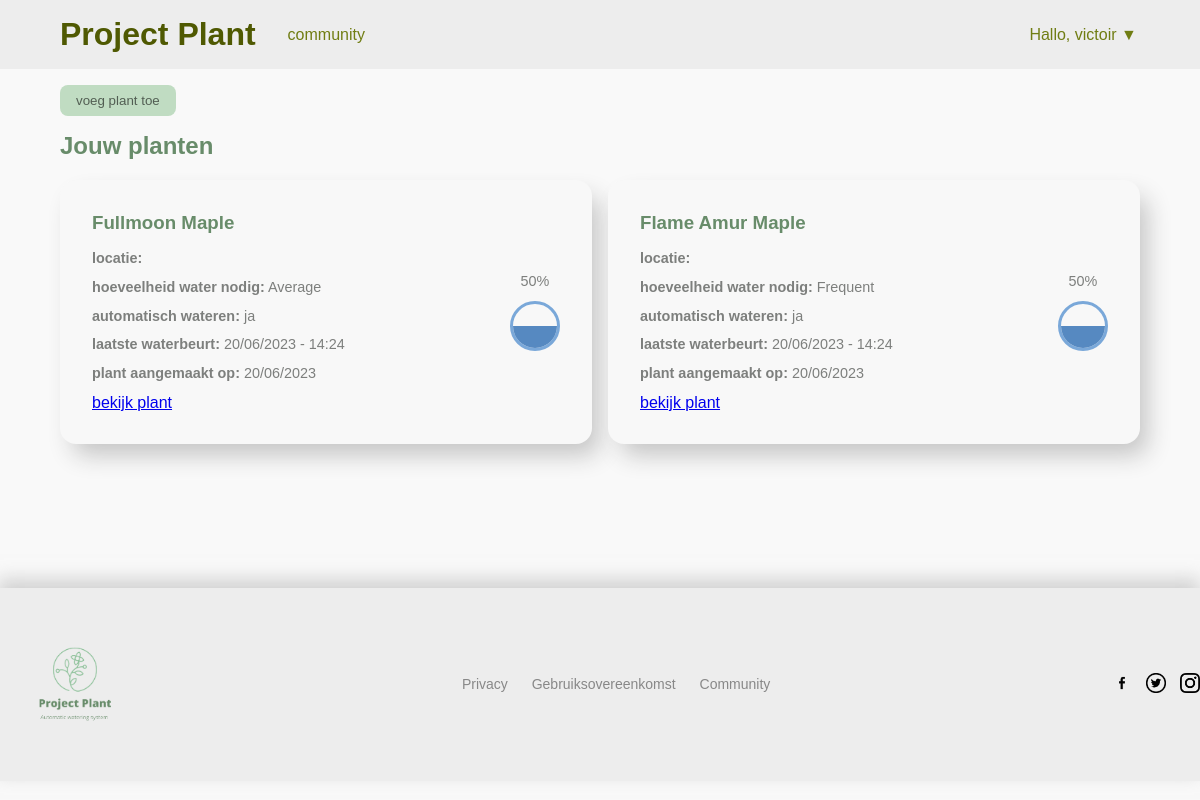
The page / (signed in) on the database its author committed.
### models.py (models this page shows)
class User(db.Model):
    __tablename__ = 'users'
    id = db.Column(db.Integer, primary_key=True)
    username = db.Column(db.String(50))
    password = db.Column(db.String)
    created_at = db.Column(db.DateTime)
    updated_at = db.Column(db.DateTime)

class MyPlant(db.Model):
    __tablename__ = 'mijnPlanten'
    id = db.Column(db.Integer, primary_key=True)
    plant_id = db.Column(db.Integer, db.ForeignKey('planten.id'))
    plant = db.relationship('Plant', backref='mijnPlanten')
    user_id = db.Column(db.Integer, db.ForeignKey('users.id'))
    user = db.relationship('User', backref='mijnPlanten')
    location = db.Column(db.String)
    last_watered = db.Column(db.DateTime)
    automatic_watering = db.Column(db.Boolean)
    created_at = db.Column(db.DateTime)
    updated_at = db.Column(db.DateTime)

class Plant(db.Model):
    __tablename__ = 'planten'
    id = db.Column(db.Integer, primary_key=True)
    name = db.Column(db.String(50))
    watering = db.Column(db.String)

### app.py (the view)
@app.route('/')
def index():
    plants = Plant.query.all()
    user = User.query.filter_by(id=session['user_id']).first()
    mijn_planten = MyPlant.query.filter_by(user_id=session['user_id']).all()
    return render_template('index.html', plants=plants, mijn_planten=mijn_planten, user=user)

### app.py (called while the page is built)
@app.before_request
def require_login():
    protected_routes = ['index', 'add-plant']  # Add the names of your protected routes here
    if request.endpoint in protected_routes and 'user_id' not in session:
        return redirect(url_for('login'))

### templates/index.html (shortened to what this page needs)
<!DOCTYPE html>
<html>
<head>
    <link rel="stylesheet" href="{{ url_for('static', filename='css/style.css') }}">
</head>
<body>
    {% block content %}
        {% include 'components/header.html' %}
        <main>
            <div class="addplant">
                <form action="/add-plant">
                    <button type="submit">voeg plant toe</button>
                </form>
            </div>
            <h2>Jouw planten</h2>
            <div id="card-container" class="card__container">
                {% for mijnPlant in mijn_planten %}
                    <div class="card druppelCard" id="plant{{ mijnPlant.id }}" data-percent="50">
                        <div class="info">
                            <h3>{{ mijnPlant.plant.name }}</h3>
                            <p><span class="b">locatie:</span> {{ mijnPlant.location}}</p>
                            <p><span class="b">hoeveelheid water nodig:</span> {{ mijnPlant.plant.watering }}</p>
                            {% if mijnPlant.automatic_watering %}
                                <p><span class="b">automatisch wateren: </span>ja</p>
                            {% else %}
                                <p><span class="b">automatisch wateren: </span>nee</p>
                            {% endif %}
                            <p><span class="b">laatste waterbeurt: </span>{{ mijnPlant.last_watered.strftime('%d/%m/%Y - %H:%M') }}</p>
                            <p><span class="b">plant aangemaakt op:</span> {{ mijnPlant.created_at.strftime('%d/%m/%Y') }}</p>
                            <a href="/plant/{{mijnPlant.id}}">bekijk plant</a>
                        </div>
                        <div class="waterLvl">
                            <p>50%</p>
                            <div class="drop" >
                                <div class="fill" id="{{mijnPlant.id}}"></div>
                            </div>
                        </div>
                    </div>
                {% endfor %}
            </div>
        </main>
        {% include 'components/footer.html' %}
    {% endblock %}
</body>
</html>

### templates/components/header.html (shortened to what this page needs)
{% extends 'index.html' %}
{% block content %}
<header>
  <div>
    <div class="header_nav">
      <h1><a href="/">Project Plant</a> </h1>
      <a href="/feed">community</a>
    </div>
    <div class="dropdown">
        <label for="dropdown-toggle" class="dropdown-label">Hallo, {{ user.username }} ▼</label>
    </div>
  </div>
</header>
{% endblock %}

### templates/components/footer.html
{% extends 'index.html' %}
{% block content %}
<footer>
  <div class="footer-container">
      <div class="logo">
          <img src="{{ url_for('static', filename='images/plantBG.png') }}" alt="Logo">
      </div>
      <div class="links">
          <a href="/privacy">Privacy</a>
          <a href="/gebruiksovereenkomst">Gebruiksovereenkomst</a>
          <a href="/gemeenschap">Community</a>
      </div>
      <div class="social-media">
          <a href="#"><img src="{{ url_for('static', filename='images/facebook.png') }}" alt="Facebook"></a>
          <a href="#"><img src="{{ url_for('static', filename='images/twitter.png') }}" alt="Twitter"></a>
          <a href="#"><img src="{{ url_for('static', filename='images/instagram.png') }}" alt="Instagram"></a>
      </div>
  </div>
</footer>
{% endblock %}

### static/css/style.css (style rules this page uses)
* { margin: 0; padding: 0; box-sizing: border-box; }
body { font-family: "Poppins", sans-serif; background-color: #f9f9f9; color: #333; }
main { width: 90%; margin: 0 auto; }
.drop { width: 50px; height: 50px; border-radius: 50%; border: 3px solid rgb(122, 168, 217); transform: rotate(0deg); overflow: hidden; }
.fill { position: absolute; bottom: 0; width: 150%; height: 0; background-color: rgb(86, 137, 193); transition: height 0.3s ease-in-out; }
.card__container { margin: 0 auto; position: relative; display: flex; gap: 1rem; flex-wrap: wrap; align-items: center; }
.card { background-color: #f8f8f8; border-radius: 1rem; margin-top: 20px; width: 30rem; flex-grow: 1; padding: 2rem 2rem; display: flex; justify-content: space-between; -webkit-box-shadow: 10px 14px 24px -3px rgba(196,196,196,1); -moz-box-shadow: 10px 14px 24px -3px rgba(196,196,196,1); box-shadow: 10px 14px 24px -3px rgba(196,196,196,1); }
.waterLvl { display: flex; flex-direction: column; align-items: center; justify-content: center; }
.card p { margin-bottom: .8rem; font-size: .9rem; color: #7d7f7d; }
h2 { margin-top: 1rem; color: #688C6A; }
h3 { margin-bottom: 1rem; color: #688C6A; }
.b { font-weight: 600; }
.addplant button { margin-top: 1rem; padding: .5rem 1rem; border: none; background-color: #c0dcc2; color: #525e53; border-radius: .5rem; transition: .5s; }
header { background-color: #ededed; }
header > div { display: flex; justify-content: space-between; align-items: center; width: 90%; margin: 0 auto; padding: 1rem 0; color: #4F5902; }
.header_nav { display: flex; justify-content: space-between; align-items: center; gap: 2rem; }
.header_nav > a { color: #707d13; text-decoration: none; transition: .5s; }
header h1 a { color: #4F5902; text-decoration: none; }
.dropdown { position: relative; display: inline-block; }
.dropdown-label { padding: 1rem .2rem 1rem 1rem; right: 0; top: 0; cursor: pointer; color: #707d13; }
footer { background-color: #ededed; padding: 20px 0; color: #888; font-size: 14px; margin-top: 9rem; -webkit-box-shadow: -1px -8px 17px 1px rgba(171,171,171,0.5); -moz-box-shadow: -1px -8px 17px 1px rgba(171,171,171,0.5); box-shadow: -1px -8px 17px 1px rgba(171,171,171,0.5); }
.footer-container { max-width: 1200px; margin: 0 auto; display: flex; justify-content: space-between; align-items: center; }
.logo img { width: 150px; height: 150px; }
.links a { color: #888; text-decoration: none; margin-right: 20px; }
.social-media a { margin-left: 10px; }
.social-media img { width: 20px; height: 20px; }
label { color: #8ABF97; }

### rows shown on the page
User: username "victoir"
MyPlant: plant.name "Fullmoon Maple", plant.watering "Average", shows "automatisch wateren:", automatic_watering "ja", last_watered "20/06/2023 - 14:24", created_at "20/06/2023"
MyPlant: plant.name "Flame Amur Maple", plant.watering "Frequent", shows "automatisch wateren:", automatic_watering "ja", last_watered "20/06/2023 - 14:24", created_at "20/06/2023"
